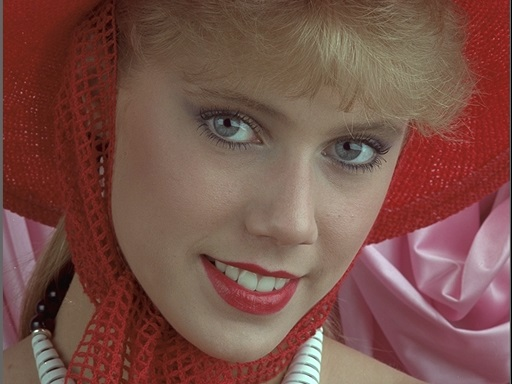
#> input picture anhthi/I04.jpg, 512 x 384 px
$ python dethi2.py
#> lines starting #> are read from the running program, lines starting #| are printed output that depends on the picture; after the words box and inside, x2 and y2 are one past the last pixel; in counts of white or black regions, pixels touching at a corner belong together
import cv2
import numpy as np
from matplotlib import pyplot as plt

# 1
I = cv2.imread("./anhthi/I04.jpg")
#> I is the input picture: shape (384, 512, 3); mean B, G, R 72.7, 80.9, 121.3
# cv2.imshow("I", I)

# 2
print("ti le giua do rong va do cao  cua anh I:", I.shape[0]/I.shape[1])
#| ti le giua do rong va do cao  cua anh I: 0.75

# 3
I2 = cv2.resize(I, (256, 256))
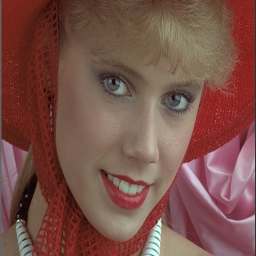
#> I2: shape (256, 256, 3); mean B, G, R 72.7, 80.9, 121.3
# cv2.imshow("I2", I2)

# 4
Ihsv = cv2.cvtColor(I, cv2.COLOR_BGR2HSV)
#> Ihsv: shape (384, 512, 3); mean H, S, V 37.4, 113.6, 121.6
# cv2.imshow("Ihsv kenh s", Ihsv[:, :, 1])

# 5
Ivb = cv2.Canny(Ihsv[:, :, 2], 0, 255)
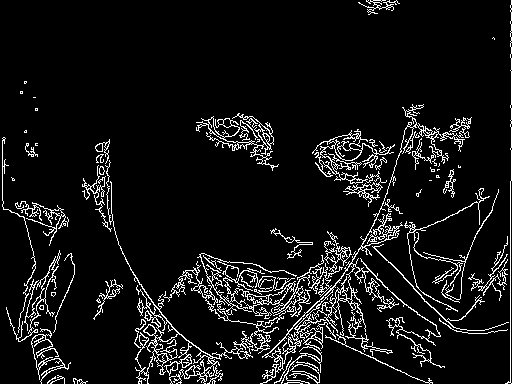
#> Ivb: shape (384, 512); 7.8% white in thin lines or dots
cv2.imshow("Bien thuat toan canny", Ihsv)

# 6

# viết hàm để tính histogram
def tinh_his(Igray):
    r = Igray.shape[0]
#> r = 384
    c = Igray.shape[1]
#> c = 512
    mang_his = np.zeros(256, dtype='uint32')
    for i in range(0, r):
        for j in range(0, c):
            g = Igray[i][j]
            mang_his[g] = mang_his[g] + 1
#> after the loop, mang_his = 256 values, max 2346 at index 68, min 0 at index 1, mean 768
    return mang_his

hist = tinh_his(Ihsv[:, :, 1])
#> hist has the same summary as mang_his in tinh_his
# plt.plot(hist)
# plt.show()

# sử dụng hàm của opencv
hist_function = cv2.calcHist(Ihsv[:, :, 1], channels=[2], mask=None, histSize=[256], ranges=[0, 256])
#> hist_function = 256 values, max 17 at index 194, min 0 at index 0, mean 2
plt.plot(hist_function)
plt.show()
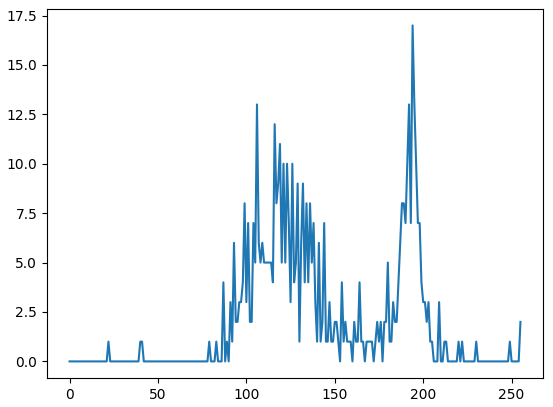
#> figure drawn by matplotlib, 1 panel; curve peaks at x = 194, y = 17

cv2.waitKey(0)

$ run again, with anhthi/Coins.jpg copied over anhthi/I04.jpg
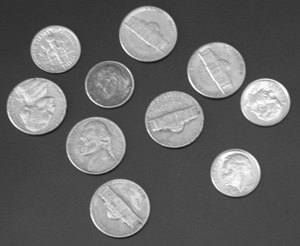
#> input picture anhthi/Coins.jpg, 300 x 246 px
#> I is the input picture: shape (246, 300, 3); min 20, max 255, mean 103
#| ti le giua do rong va do cao  cua anh I: 0.82
#> Ihsv: shape (246, 300, 3); mean H, S, V 0, 0, 103
#> `Ivb = cv2.Canny(Ihsv[:, :, 2], 0, 255)`:
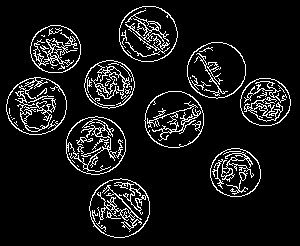
#> Ivb: shape (246, 300); 9.1% white in thin lines or dots, all inside (x1, y1, x2, y2) = (6, 6, 291, 238)
#> after the loop in tinh_his, `for i in range(0, r):`: mang_his = 256 values, max 73800 at index 0, min 0 at index 1, mean 288.3
#> hist has the same summary as mang_his in tinh_his
#> hist_function = 256 values, max 300 at index 0, min 0 at index 1, mean 1.17
#> `plt.show()`:
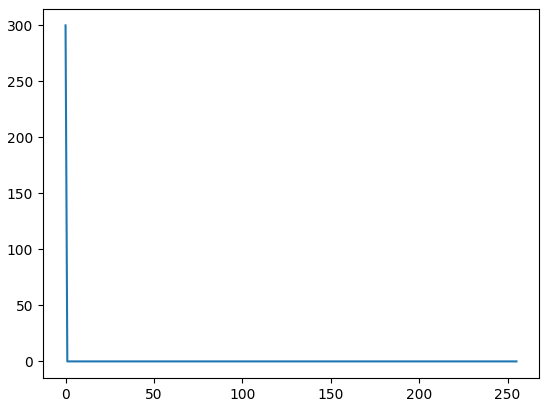
#> figure drawn by matplotlib, 1 panel; curve peaks at x = 0, y = 300
